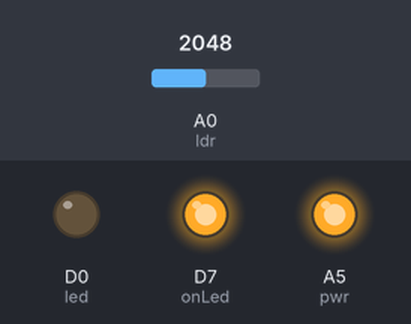
The sketch below on a simulated Particle Photon. Parts: output pins drawn as LEDs (lit = HIGH). Inputs (shaded band) come from the test bench; at power-on: A0 (ldr) = 2048.

Above: at 0.1 s.
At 4.2 s:
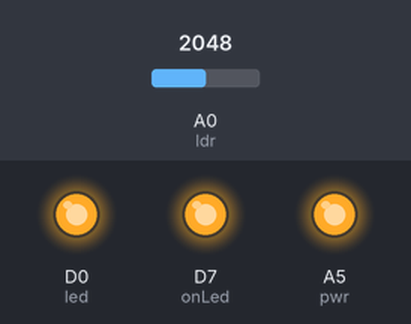
At 7.0 s:
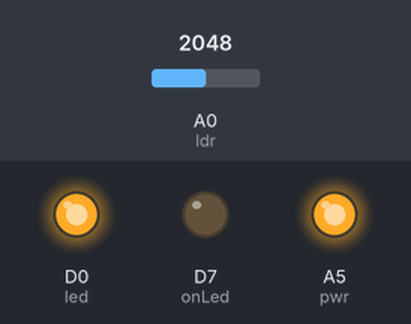
Timing chart, 0 to 8.6 s (numbered marks = the images above):
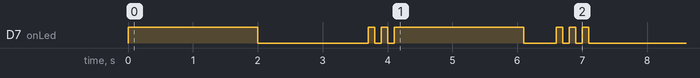

The sketch:

motiondetector.ino
```cpp
// --------------------------------
// Motion detector
// Publish and Subscribe functions
// --------------------------------
/**
 * The code uses an LED and LDR that are facing each other
 * when the light beam is broken the program detects this and gives notification
 */

// Declaring variables and associations
int led = D0;
int onLed = D7;
int ldr = A0;
int pwr = A5;

int intactValue;    // Average value read when beam is intact
int brokenValue;    // Average value read when beam is broken
int beamThreshold;  // Halfway value between the ledOnValue and ledOffValue
                    // above/below this value LED is assumed on/off

bool beamBroken = false;    // flag used to indicate new status or not

void setup() {
    // setup pin direction
    pinMode(led, OUTPUT);
    pinMode(onLed, OUTPUT);
    pinMode(ldr, INPUT);
    pinMode(pwr, OUTPUT);

    // Subscribing to a buddy's event using Particle.subscribe
    Particle.subscribe("buddy_event_name", myHandler);
    /**
     * Subscribe will listen for the event "buddy_event_name" and, when it finds it, will run the function myHandler()
     * "buddy_event_name" should be replaced with the actual unique event name from the buddy's Photon
     */

    // initial startup conditions
    digitalWrite(pwr, HIGH);

    // initial calibration of the system
    // D7 LED will go on to indicate user to break the beam
    digitalWrite(onLed, HIGH);
    delay(2000);

    // D7 LED will go off and the LED will turn on
    digitalWrite(onLed, LOW);
    digitalWrite(led, HIGH);
    delay(500);

    // time to read the LDR
    int off_1 = analogRead(ldr); // read the LDR
    delay(200);                 // wait 200ms
    int off_2 = analogRead(ldr); // read the LDR
    delay(1000);                 // wait 300ms

    // flash the D7 LED to indicate reading completed
    digitalWrite(onLed, HIGH);
    delay(100);
    digitalWrite(onLed, LOW);
    delay(100);
    digitalWrite(onLed, HIGH);
    delay(100);
    digitalWrite(onLed, LOW);
    delay(100);

    // D7 LED will go on to indicate user to unbreak beam
    digitalWrite(onLed, HIGH);
    delay(2000);

    // D7 LED will go off
    digitalWrite(onLed, LOW);

    // read the LDR again
    int on_1 = analogRead(ldr); // read the LDR
    delay(200);                  // wait 200ms
    int on_2 = analogRead(ldr); // read the LDR
    delay(300);                 // wait 1000ms

    // flash the D7 LED 3 times to indicate reading completed
    digitalWrite(onLed, HIGH);
    delay(100);
    digitalWrite(onLed, LOW);
    delay(100);
    digitalWrite(onLed, HIGH);
    delay(100);
    digitalWrite(onLed, LOW);
    delay(100);
    digitalWrite(onLed, HIGH);
    delay(100);
    digitalWrite(onLed, LOW);
    delay(100);

    // the average and threshold values can now be calculated
    intactValue = (on_1+on_2)/2;
    brokenValue = (off_1+off_2)/2;
    beamThreshold = (intactValue+brokenValue)/2;

}

void loop() {
    /**
     * The loop function will be checking to see if the beam has been broken
     * When this happens a Particle.publich() will be sent to the cloud
     * so other devices will be able to check when the LED is on/off
     * D7 LED will also turn on when this happens
     */

    if(analogRead(ldr) > beamThreshold) {
        /**
         * If above threshold it is assumed the beam is intact.
         * If the beam was already intact no change is needed,
         * the beamBroken flag will be used to determine this
         */
        if(beamBroken == true) {
            /**
             * if the beam was broken before, the system has a new status
             * and a Particle.publish() will be sent to the cloud and D7 turned on
             */

            // send publish to the cloud
            Particle.publish("statusBadKitty","intact");
            /**
             * publish event and flash D7 LED on and off
             * this is a private publish that will only be visiable to my devices
             */
            //Particle.publish("beamStatus","broken",60,PRIVATE);
            //digitalWrite(onLed, HIGH);
            //delay(500);
            //digitalWrite(onLed, LOW);

            // Set the flag to reflect current status
            beamBroken = false;
        }
        else {
            // No new status, nothing needs to be changed
        }
    }
    else {
        /**
         * If value is below the threshold, the beam is considered broken
         */
        if(beamBroken == false) {
            // send publish to the cloud
            Particle.publish("statusBadKitty","broken");
            //Particle.publish("beamStatus","broken",60,PRIVATE);
            //digitalWrite(onLed, HIGH);
            //delay(500);
            //digitalWrite(onLed, LOW);

            // Set the flag to reflect current status
            beamBroken = true;
        }
        else {
            // No new status, nothing needs to be changed
        }
    }
}

void myHandler(const char *event, const char *data) {
    /**
     * Particle.subscribe handlers are void functions, which means they don't return anything.
     * They take 2 variables-- the name of the event, and any data that goes along with the event.
     * In this case, the event will be "buddy_event_name" and the data will be "intact" or "broken".
     *
     * Since the input here is a char, we can't do
     *      data == "intact"
     *      or
     *      data == "broken"
     * chars don't work that way. Instead we're going to strcmp(), which compares 2 chars.
     * If they are the same, strcmp will return 0
     */

    if(strcmp(data,"intact") == 0) {
        // if buddy's beam is intact, then turn your board LED off
        digitalWrite(onLed, LOW);
    }
    else if (strcmp(data,"broken") == 0) {
        // if buddy's beam is broken, then turn your board LED on
        digitalWrite(onLed, HIGH);
    }
    else {
        // do nothing if something else is received
    }
}
```
